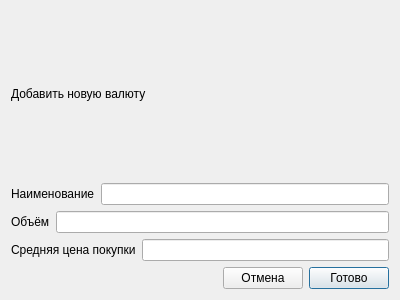
<?xml version="1.0" encoding="UTF-8"?>
<ui version="4.0">
 <class>AddCryptocoinDialog</class>
 <widget class="QDialog" name="AddCryptocoinDialog">
  <property name="geometry">
   <rect>
    <x>0</x>
    <y>0</y>
    <width>400</width>
    <height>300</height>
   </rect>
  </property>
  <property name="focusPolicy">
   <enum>Qt::FocusPolicy::NoFocus</enum>
  </property>
  <property name="windowTitle">
   <string>Dialog</string>
  </property>
  <layout class="QVBoxLayout" name="verticalLayout">
   <item>
    <widget class="QLabel" name="textLabel">
     <property name="styleSheet">
      <string notr="true">color: black;</string>
     </property>
     <property name="text">
      <string>Добавить новую валюту</string>
     </property>
    </widget>
   </item>
   <item>
    <layout class="QHBoxLayout" name="horizontalLayout">
     <item>
      <widget class="QLabel" name="coinNameLabel">
       <property name="text">
        <string>Наименование</string>
       </property>
      </widget>
     </item>
     <item>
      <widget class="QLineEdit" name="coinNameLineEdit"/>
     </item>
    </layout>
   </item>
   <item>
    <layout class="QHBoxLayout" name="horizontalLayout_2">
     <item>
      <widget class="QLabel" name="volumeLabel">
       <property name="text">
        <string>Объём</string>
       </property>
      </widget>
     </item>
     <item>
      <widget class="QLineEdit" name="volumeLineEdit"/>
     </item>
    </layout>
   </item>
   <item>
    <layout class="QHBoxLayout" name="horizontalLayout_3">
     <item>
      <widget class="QLabel" name="avgBuyPriceLabel">
       <property name="text">
        <string>Средняя цена покупки</string>
       </property>
      </widget>
     </item>
     <item>
      <widget class="QLineEdit" name="avgBuyPriceLineEdit"/>
     </item>
    </layout>
   </item>
   <item>
    <layout class="QHBoxLayout" name="horizontalLayout_4">
     <item>
      <spacer name="horizontalSpacer">
       <property name="orientation">
        <enum>Qt::Orientation::Horizontal</enum>
       </property>
       <property name="sizeHint" stdset="0">
        <size>
         <width>40</width>
         <height>20</height>
        </size>
       </property>
      </spacer>
     </item>
     <item>
      <widget class="QPushButton" name="cancelButton">
       <property name="text">
        <string>Отмена</string>
       </property>
      </widget>
     </item>
     <item>
      <widget class="QPushButton" name="okButton">
       <property name="focusPolicy">
        <enum>Qt::FocusPolicy::NoFocus</enum>
       </property>
       <property name="text">
        <string>Готово</string>
       </property>
       <property name="default">
        <bool>true</bool>
       </property>
      </widget>
     </item>
    </layout>
   </item>
  </layout>
 </widget>
 <resources/>
 <connections/>
</ui>
